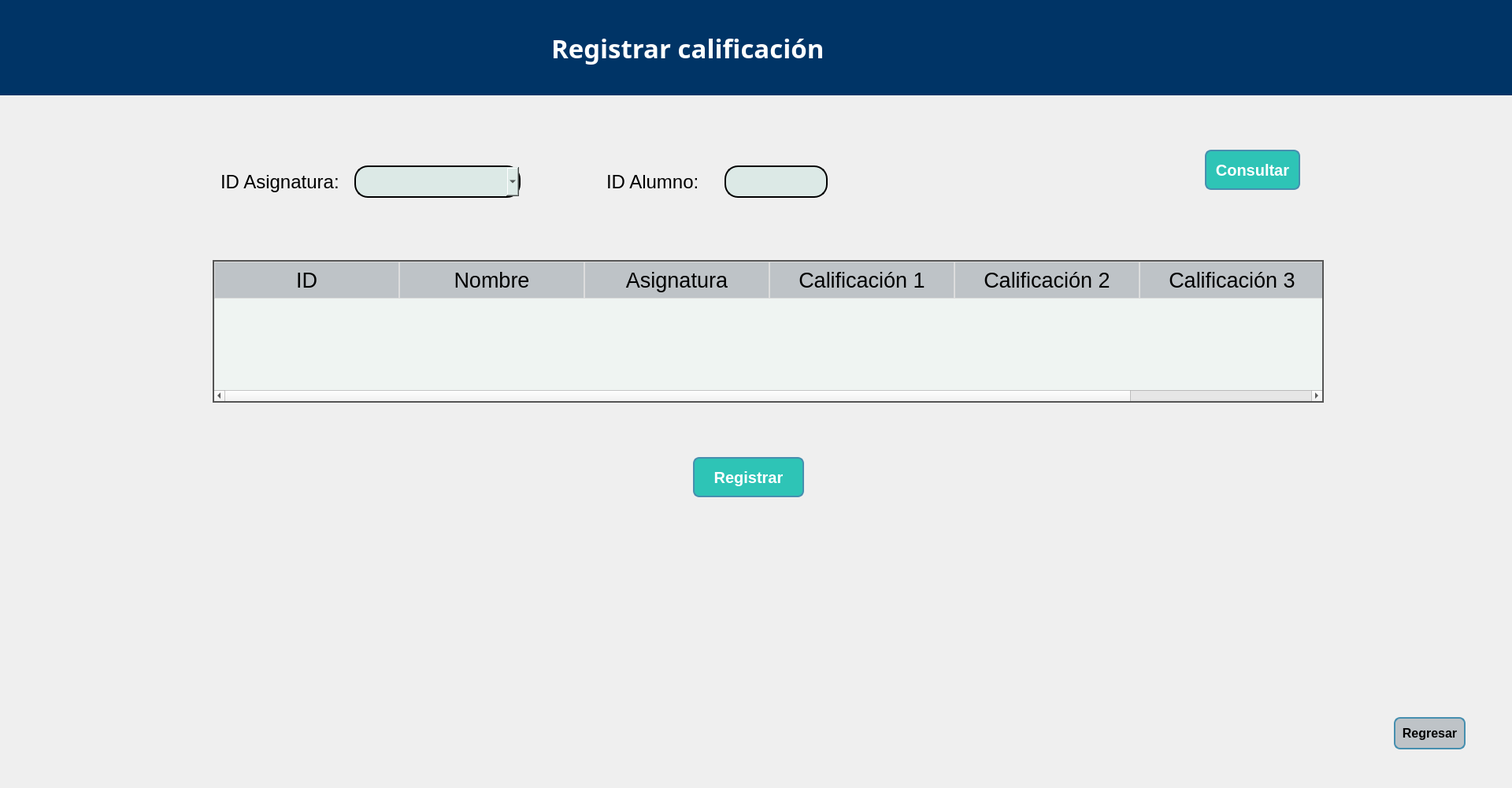
<?xml version="1.0" encoding="UTF-8"?>
<ui version="4.0">
 <class>Dialog</class>
 <widget class="QDialog" name="Dialog">
  <property name="geometry">
   <rect>
    <x>0</x>
    <y>0</y>
    <width>1920</width>
    <height>1000</height>
   </rect>
  </property>
  <property name="maximumSize">
   <size>
    <width>1920</width>
    <height>1000</height>
   </size>
  </property>
  <property name="font">
   <font>
    <pointsize>14</pointsize>
   </font>
  </property>
  <property name="windowTitle">
   <string>Agregar Calificación</string>
  </property>
  <property name="styleSheet">
   <string notr="true">background-color: #ffffff;
QPushButton {
    background-color: #2EC4B6; 
    border: 2px solid #468FAF; 
    color: white;
    font-size: 14px;
    border-radius: 8px;
    padding: 6px;
}</string>
  </property>
  <widget class="QTableWidget" name="tabla">
   <property name="geometry">
    <rect>
     <x>270</x>
     <y>330</y>
     <width>1411</width>
     <height>181</height>
    </rect>
   </property>
   <property name="font">
    <font>
     <pointsize>18</pointsize>
    </font>
   </property>
   <property name="styleSheet">
    <string notr="true">QTableWidget {
    background-color: #EFF4F2;
    color: #333;
    gridline-color: #bbb;
    border: 2px solid #555;
}
QHeaderView::section {
    background-color: #BEC3C7;
    color: #000000;
    padding: 5px;
    font-size: 20pt;
    border: 1px solid #ddd;
}</string>
   </property>
   <property name="sizeAdjustPolicy">
    <enum>QAbstractScrollArea::AdjustIgnored</enum>
   </property>
   <property name="autoScrollMargin">
    <number>36</number>
   </property>
   <property name="selectionMode">
    <enum>QAbstractItemView::SingleSelection</enum>
   </property>
   <attribute name="horizontalHeaderDefaultSectionSize">
    <number>235</number>
   </attribute>
   <attribute name="horizontalHeaderMinimumSectionSize">
    <number>46</number>
   </attribute>
   <attribute name="verticalHeaderDefaultSectionSize">
    <number>31</number>
   </attribute>
   <column>
    <property name="text">
     <string>ID</string>
    </property>
    <property name="font">
     <font>
      <family>Arial</family>
      <pointsize>12</pointsize>
      <weight>75</weight>
      <bold>true</bold>
     </font>
    </property>
   </column>
   <column>
    <property name="text">
     <string>Nombre</string>
    </property>
    <property name="font">
     <font>
      <family>Arial</family>
      <pointsize>12</pointsize>
      <weight>75</weight>
      <bold>true</bold>
     </font>
    </property>
   </column>
   <column>
    <property name="text">
     <string>Asignatura</string>
    </property>
    <property name="font">
     <font>
      <family>Arial</family>
      <pointsize>12</pointsize>
      <weight>75</weight>
      <bold>true</bold>
     </font>
    </property>
   </column>
   <column>
    <property name="text">
     <string>Calificación 1</string>
    </property>
    <property name="font">
     <font>
      <family>Arial</family>
      <pointsize>12</pointsize>
      <weight>75</weight>
      <bold>true</bold>
     </font>
    </property>
   </column>
   <column>
    <property name="text">
     <string>Calificación 2</string>
    </property>
   </column>
   <column>
    <property name="text">
     <string>Calificación 3</string>
    </property>
   </column>
  </widget>
  <widget class="QLabel" name="lbError">
   <property name="geometry">
    <rect>
     <x>300</x>
     <y>670</y>
     <width>1341</width>
     <height>61</height>
    </rect>
   </property>
   <property name="font">
    <font>
     <pointsize>14</pointsize>
     <weight>75</weight>
     <bold>true</bold>
    </font>
   </property>
   <property name="layoutDirection">
    <enum>Qt::LeftToRight</enum>
   </property>
   <property name="styleSheet">
    <string notr="true">color:#000000;
qproperty-alignment: 'AlignCenter';
font-weight: bold;</string>
   </property>
   <property name="text">
    <string/>
   </property>
  </widget>
  <widget class="QLabel" name="label_3">
   <property name="geometry">
    <rect>
     <x>280</x>
     <y>210</y>
     <width>151</width>
     <height>41</height>
    </rect>
   </property>
   <property name="font">
    <font>
     <family>Arial</family>
     <pointsize>18</pointsize>
    </font>
   </property>
   <property name="styleSheet">
    <string notr="true">color:#000000;</string>
   </property>
   <property name="text">
    <string>ID Asignatura:</string>
   </property>
  </widget>
  <widget class="QPushButton" name="btnConsultar">
   <property name="geometry">
    <rect>
     <x>1530</x>
     <y>190</y>
     <width>121</width>
     <height>51</height>
    </rect>
   </property>
   <property name="sizePolicy">
    <sizepolicy hsizetype="Preferred" vsizetype="Preferred">
     <horstretch>0</horstretch>
     <verstretch>0</verstretch>
    </sizepolicy>
   </property>
   <property name="font">
    <font>
     <pointsize>-1</pointsize>
     <weight>75</weight>
     <bold>true</bold>
    </font>
   </property>
   <property name="cursor">
    <cursorShape>ArrowCursor</cursorShape>
   </property>
   <property name="styleSheet">
    <string notr="true">QPushButton {
    background-color: #2EC4B6; 
    border: 2px solid #468FAF; 
    color: white;
    font-size: 20px;
    border-radius: 8px;
    padding: 2px;
    font-weight: bold;
}</string>
   </property>
   <property name="text">
    <string>Consultar</string>
   </property>
  </widget>
  <widget class="QWidget" name="widget" native="true">
   <property name="geometry">
    <rect>
     <x>0</x>
     <y>0</y>
     <width>1920</width>
     <height>121</height>
    </rect>
   </property>
   <property name="styleSheet">
    <string notr="true"> background:#003466
</string>
   </property>
   <widget class="QLabel" name="label">
    <property name="geometry">
     <rect>
      <x>40</x>
      <y>0</y>
      <width>161</width>
      <height>101</height>
     </rect>
    </property>
    <property name="styleSheet">
     <string notr="true">background: transparent;
</string>
    </property>
    <property name="text">
     <string/>
    </property>
    <property name="pixmap">
     <pixmap>logosF.png</pixmap>
    </property>
    <property name="scaledContents">
     <bool>true</bool>
    </property>
   </widget>
   <widget class="QLabel" name="label_2">
    <property name="geometry">
     <rect>
      <x>700</x>
      <y>20</y>
      <width>521</width>
      <height>81</height>
     </rect>
    </property>
    <property name="font">
     <font>
      <family>Arial Black</family>
      <pointsize>25</pointsize>
      <weight>75</weight>
      <bold>true</bold>
      <kerning>true</kerning>
     </font>
    </property>
    <property name="layoutDirection">
     <enum>Qt::LeftToRight</enum>
    </property>
    <property name="styleSheet">
     <string notr="true">qproperty-alignment: 'AlignCenter';
color:#ffffff;
background: transparent;
font-weight: bold;
</string>
    </property>
    <property name="text">
     <string>Registrar calificación</string>
    </property>
   </widget>
  </widget>
  <widget class="QPushButton" name="btnRegresar">
   <property name="geometry">
    <rect>
     <x>1770</x>
     <y>910</y>
     <width>91</width>
     <height>41</height>
    </rect>
   </property>
   <property name="font">
    <font>
     <pointsize>-1</pointsize>
     <weight>75</weight>
     <bold>true</bold>
    </font>
   </property>
   <property name="cursor">
    <cursorShape>PointingHandCursor</cursorShape>
   </property>
   <property name="styleSheet">
    <string notr="true">QPushButton {
    background-color: #BEC3C7; 
    border: 2px solid #468FAF; 
    color: #000000;
    font-size: 16px;
    border-radius: 8px;
    padding: 2px;
    font-weight: bold;
}</string>
   </property>
   <property name="text">
    <string>Regresar</string>
   </property>
  </widget>
  <widget class="QLabel" name="label_4">
   <property name="geometry">
    <rect>
     <x>770</x>
     <y>210</y>
     <width>131</width>
     <height>41</height>
    </rect>
   </property>
   <property name="font">
    <font>
     <family>Arial</family>
     <pointsize>18</pointsize>
    </font>
   </property>
   <property name="styleSheet">
    <string notr="true">color:#000000;</string>
   </property>
   <property name="text">
    <string>ID Alumno:</string>
   </property>
  </widget>
  <widget class="QLineEdit" name="LIdAlumno">
   <property name="geometry">
    <rect>
     <x>920</x>
     <y>210</y>
     <width>131</width>
     <height>41</height>
    </rect>
   </property>
   <property name="font">
    <font>
     <pointsize>18</pointsize>
    </font>
   </property>
   <property name="styleSheet">
    <string notr="true">QLineEdit {
    border: 2px solid;
    border-radius: 17px;
    padding: 5px;
	background: #DCE9E6;
}
</string>
   </property>
  </widget>
  <widget class="QPushButton" name="btnRegistrar">
   <property name="geometry">
    <rect>
     <x>880</x>
     <y>580</y>
     <width>141</width>
     <height>51</height>
    </rect>
   </property>
   <property name="sizePolicy">
    <sizepolicy hsizetype="Preferred" vsizetype="Preferred">
     <horstretch>0</horstretch>
     <verstretch>0</verstretch>
    </sizepolicy>
   </property>
   <property name="font">
    <font>
     <pointsize>-1</pointsize>
     <weight>75</weight>
     <bold>true</bold>
    </font>
   </property>
   <property name="cursor">
    <cursorShape>ArrowCursor</cursorShape>
   </property>
   <property name="styleSheet">
    <string notr="true">QPushButton {
    background-color: #2EC4B6; 
    border: 2px solid #468FAF; 
    color: white;
    font-size: 20px;
    border-radius: 8px;
    padding: 2px;
    font-weight: bold;
}</string>
   </property>
   <property name="text">
    <string>Registrar</string>
   </property>
  </widget>
  <widget class="QComboBox" name="cbMateria">
   <property name="geometry">
    <rect>
     <x>450</x>
     <y>210</y>
     <width>211</width>
     <height>41</height>
    </rect>
   </property>
   <property name="styleSheet">
    <string notr="true">
    border: 2px solid;
    border-radius: 17px;
    padding: 5px;
	background: #DCE9E6;

</string>
   </property>
  </widget>
 </widget>
 <resources/>
 <connections/>
</ui>
